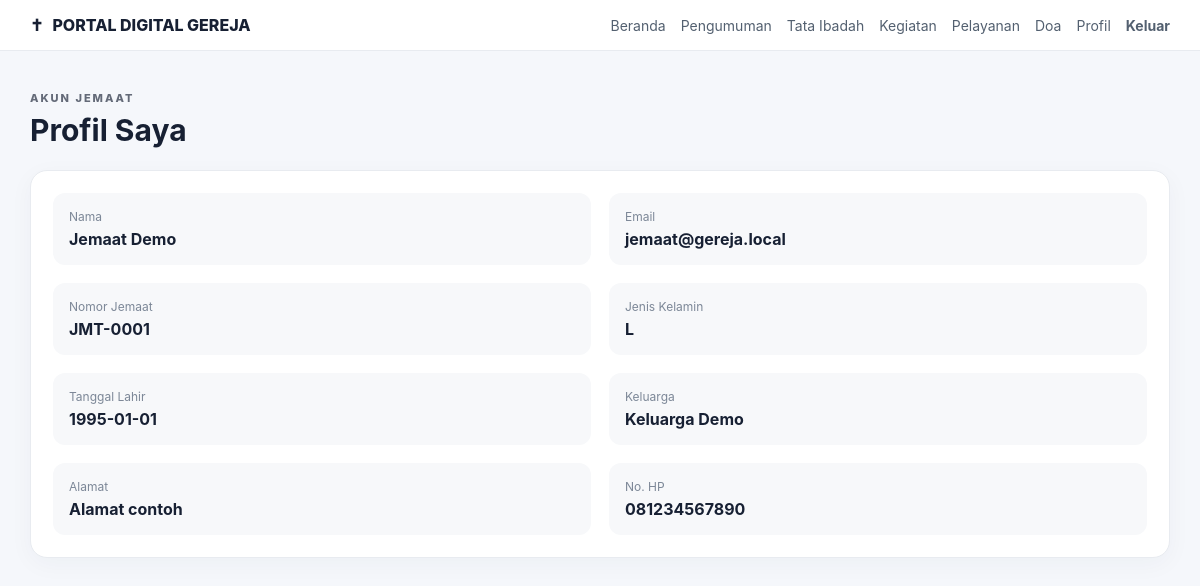
The app's page /profile.php (signed in) with its own data.
### tables this page shows
CREATE TABLE members (
 id INT AUTO_INCREMENT PRIMARY KEY,
 user_id INT NULL,
 family_id INT NULL,
 member_no VARCHAR(50) UNIQUE,
 full_name VARCHAR(160) NOT NULL,
 gender VARCHAR(20) NULL,
 birth_date DATE NULL,
 phone VARCHAR(40) NULL,
 address TEXT NULL,
 created_at TIMESTAMP DEFAULT CURRENT_TIMESTAMP,
 FOREIGN KEY(user_id) REFERENCES users(id) ON DELETE SET NULL,
 FOREIGN KEY(family_id) REFERENCES families(id) ON DELETE SET NULL
);

CREATE TABLE families (
 id INT AUTO_INCREMENT PRIMARY KEY,
 family_name VARCHAR(160) NOT NULL,
 address TEXT NULL
);

### config.php (called while the page is built, shortened)
<?php
function e($value): string {
    return htmlspecialchars((string)$value, ENT_QUOTES, 'UTF-8');
}

### profile.php (the view)
<?php
require_once 'config.php'; require_login();
$st=$pdo->prepare("SELECT m.*, f.family_name FROM members m LEFT JOIN families f ON f.id=m.family_id WHERE m.user_id=?");
$st->execute([$_SESSION['user']['id']]); $m=$st->fetch();
?><!doctype html><html lang="id"><head><meta charset="utf-8"><meta name="viewport" content="width=device-width,initial-scale=1"><title>Profil</title><link rel="stylesheet" href="assets/style.css"></head><body><?php include 'partials/nav.php'; ?><main class="container"><div class="page-title"><span class="eyebrow">AKUN JEMAAT</span><h2>Profil Saya</h2></div><section class="card profile-grid"><?php if($m): ?><div><span>Nama</span><b><?= e($m['full_name']) ?></b></div><div><span>Email</span><b><?= e($_SESSION['user']['email']) ?></b></div><div><span>Nomor Jemaat</span><b><?= e($m['member_no']) ?></b></div><div><span>Jenis Kelamin</span><b><?= e($m['gender']) ?></b></div><div><span>Tanggal Lahir</span><b><?= e($m['birth_date']) ?></b></div><div><span>Keluarga</span><b><?= e($m['family_name'] ?: '-') ?></b></div><div><span>Alamat</span><b><?= e($m['address'] ?: '-') ?></b></div><div><span>No. HP</span><b><?= e($m['phone'] ?: '-') ?></b></div><?php else: ?><p>Data jemaat belum terhubung.</p><?php endif; ?></section></main></body></html>

### css/style.css (style rules this page uses)
* { box-sizing:border-box }
body { margin:0;font-family:Inter,Arial,sans-serif;background:#f5f7fb;color:#172033 }
.container { max-width:1180px;margin:35px auto;padding:0 20px }
.eyebrow { font-size:11px;letter-spacing:2px;font-weight:800;opacity:.65 }
.card { background:#fff;border:1px solid #e8ebf0;border-radius:17px;padding:22px;box-shadow:0 6px 25px rgba(25,40,70,.04) }
.page-title { margin-bottom:22px }
.page-title h2 { margin:6px 0;font-size:30px }
.profile-grid { display:grid;grid-template-columns:repeat(2,1fr);gap:18px }
.profile-grid div { background:#f7f8fa;padding:16px;border-radius:12px }
.profile-grid span { display:block;color:#7c8797;font-size:12px;margin-bottom:5px }

### records on screen
members: full_name "Jemaat Demo", member_no "JMT-0001", gender "L", birth_date "1995-01-01", family.family_name "Keluarga Demo", address "Alamat contoh", phone "081234567890"

### other values on screen
$_SESSION['user']['email'] "jemaat@gereja.local"
